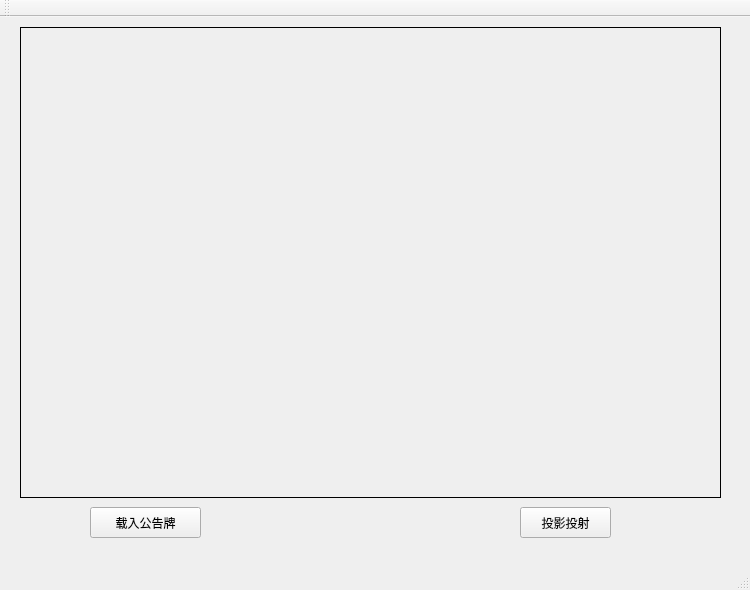
<?xml version="1.0" encoding="UTF-8"?>
<ui version="4.0">
 <class>MainWindow</class>
 <widget class="QMainWindow" name="MainWindow">
  <property name="geometry">
   <rect>
    <x>0</x>
    <y>0</y>
    <width>750</width>
    <height>590</height>
   </rect>
  </property>
  <property name="windowTitle">
   <string>MainWindow</string>
  </property>
  <widget class="QWidget" name="centralWidget">
   <widget class="QLabel" name="labelView">
    <property name="geometry">
     <rect>
      <x>20</x>
      <y>10</y>
      <width>701</width>
      <height>471</height>
     </rect>
    </property>
    <property name="sizePolicy">
     <sizepolicy hsizetype="Expanding" vsizetype="Expanding">
      <horstretch>0</horstretch>
      <verstretch>0</verstretch>
     </sizepolicy>
    </property>
    <property name="mouseTracking">
     <bool>true</bool>
    </property>
    <property name="styleSheet">
     <string notr="true">border: 1px solid;</string>
    </property>
    <property name="text">
     <string/>
    </property>
    <property name="scaledContents">
     <bool>true</bool>
    </property>
   </widget>
   <widget class="QPushButton" name="pushButton">
    <property name="geometry">
     <rect>
      <x>90</x>
      <y>490</y>
      <width>111</width>
      <height>31</height>
     </rect>
    </property>
    <property name="text">
     <string>载入公告牌</string>
    </property>
   </widget>
   <widget class="QPushButton" name="pushButton_2">
    <property name="geometry">
     <rect>
      <x>520</x>
      <y>490</y>
      <width>91</width>
      <height>31</height>
     </rect>
    </property>
    <property name="text">
     <string>投影投射</string>
    </property>
   </widget>
   <widget class="QLabel" name="label">
    <property name="geometry">
     <rect>
      <x>310</x>
      <y>490</y>
      <width>81</width>
      <height>31</height>
     </rect>
    </property>
    <property name="mouseTracking">
     <bool>true</bool>
    </property>
    <property name="text">
     <string/>
    </property>
   </widget>
  </widget>
  <widget class="QMenuBar" name="menuBar">
   <property name="geometry">
    <rect>
     <x>0</x>
     <y>0</y>
     <width>750</width>
     <height>26</height>
    </rect>
   </property>
  </widget>
  <widget class="QToolBar" name="mainToolBar">
   <attribute name="toolBarArea">
    <enum>TopToolBarArea</enum>
   </attribute>
   <attribute name="toolBarBreak">
    <bool>false</bool>
   </attribute>
  </widget>
  <widget class="QStatusBar" name="statusBar"/>
 </widget>
 <layoutdefault spacing="6" margin="11"/>
 <resources/>
 <connections/>
</ui>
